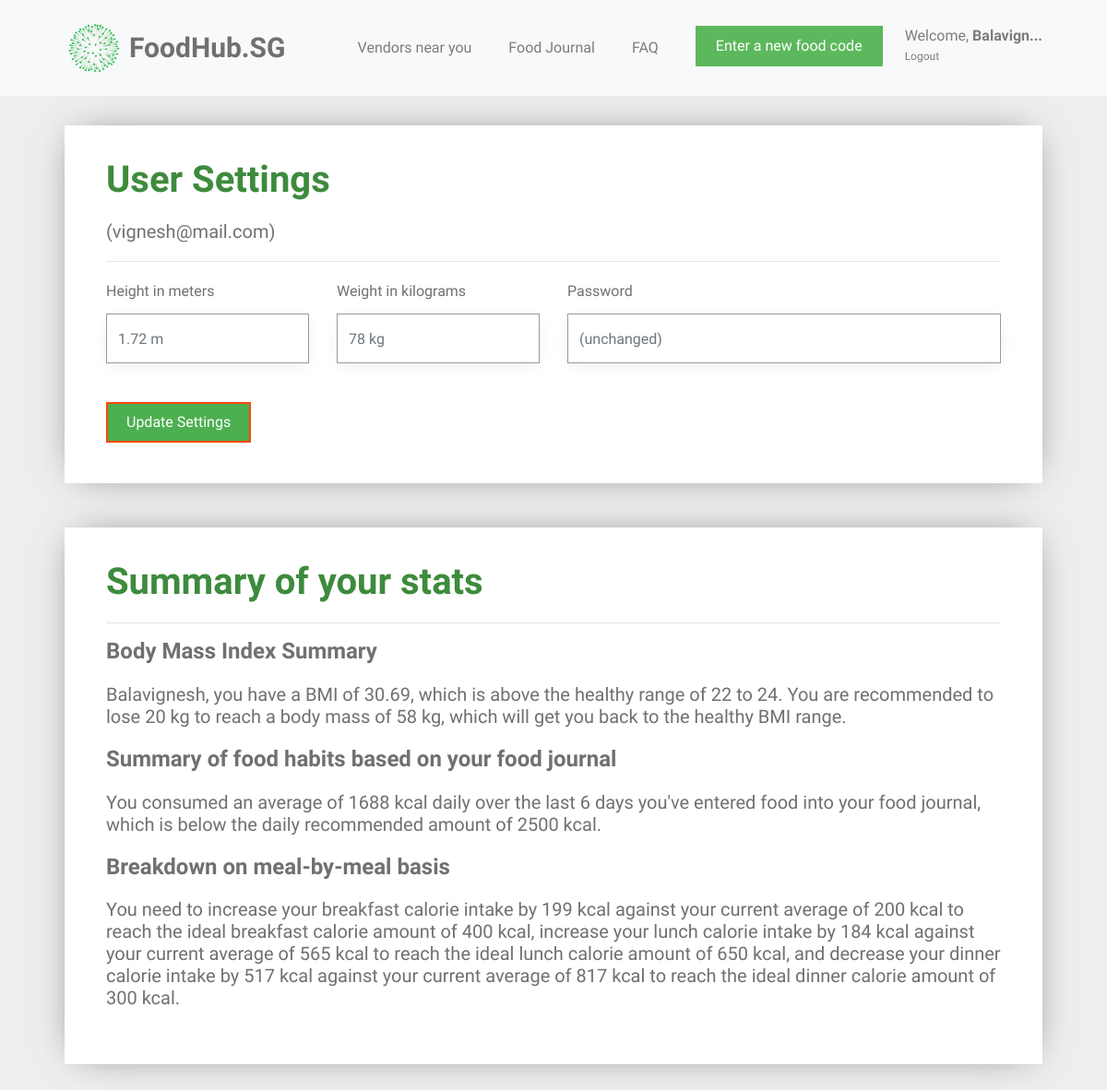
Page /user_settings (signed in) on the earlier database version.
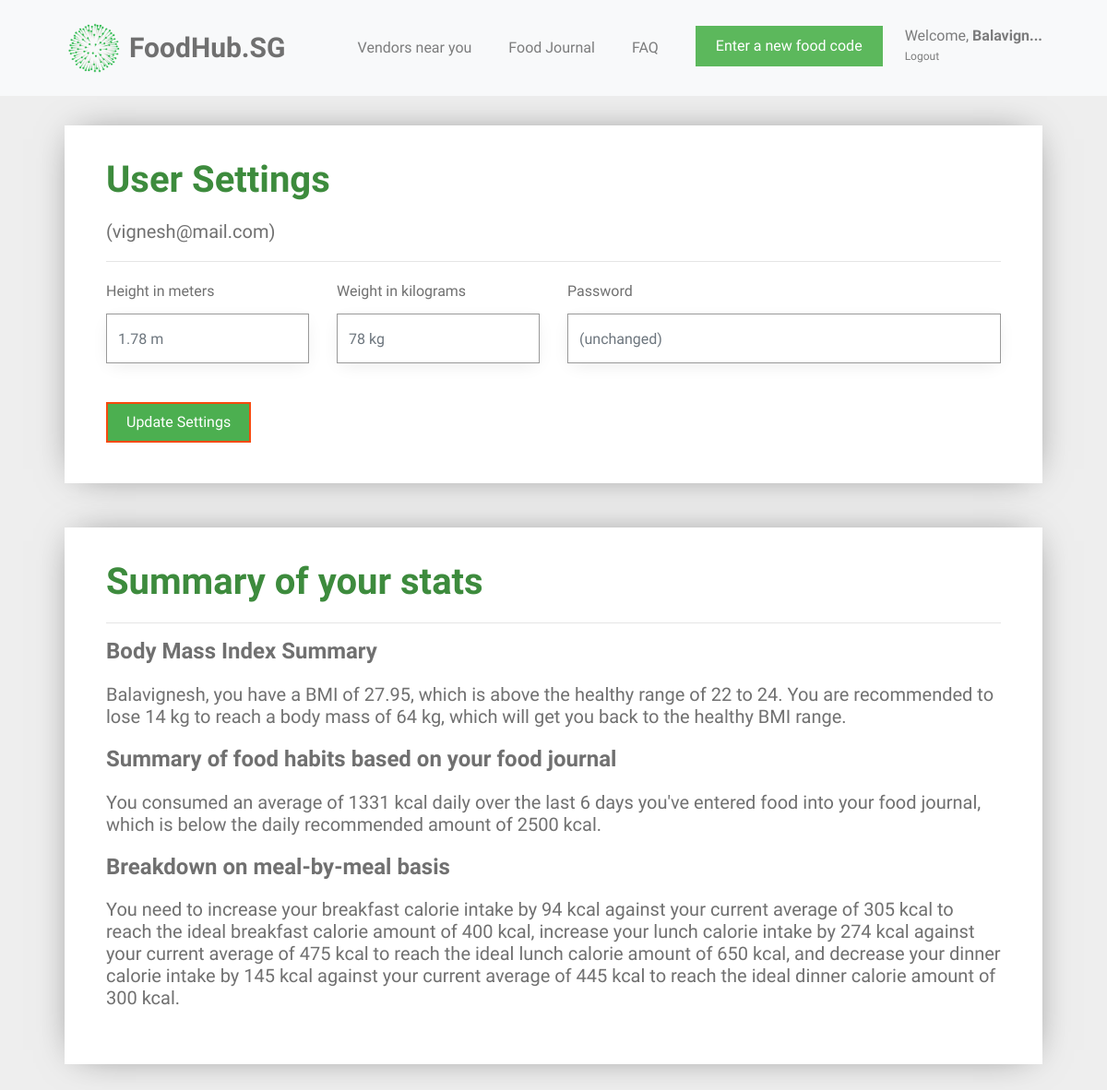
Same page on the later database version.
### tables this page shows
CREATE TABLE user (
  id INTEGER PRIMARY KEY AUTOINCREMENT,
  name TEXT NOT NULL,
  email VARCHAR(512) UNIQUE NOT NULL,
  password TEXT NOT NULL,
  height INTEGER NOT NULL,
  weight INTEGER NOT NULL
);

### foodhubsg/user.py (the view, shortened to what this page needs)
@bp.route('/user_settings', methods=('GET', 'POST'))
@login_required
def user_settings():
    db = get_db()
    food_items = db.execute(
        'SELECT f.id, creator_id, food_name, created, calories, food_code, email'
        ' FROM food_entry f JOIN user u ON f.creator_id = u.id'
        ' WHERE f.creator_id = ? AND DATE(f.created) IN'
        ' (SELECT DISTINCT DATE(created) FROM food_entry ORDER BY datetime(created) DESC LIMIT 6)',
        (g.user['id'],),
    ).fetchall()
    users = db.execute(
        'SELECT id, name, email, password, height, weight'
        ' FROM user'
        ' WHERE id = ?',
        (g.user['id'],),
    ).fetchall()
    for user in users:
        id = user['id']
        name = user['name']
        weight = user['weight']
        height = user['height']
        email = user['email']
        password = user['password']
    bmi = weight / height ** height
    bmi = round(bmi, 2)
    all_dates = []
    food_dates = []
    calories_list = []
    breakfast_list = []
    lunch_list = []
    dinner_list = []
    snack_list = []
    user_average_calories = None
    number_of_days = None
    average_breakfast_calories = None
    average_lunch_calories = None
    average_dinner_calories = None
    average_snack_calories = None
    calories_statement = None
    breakfast_message = None
    lunch_message = None
    dinner_message = None
    snack_message = None
    ideal_weight = weight
    password_placeholder = "(unchanged)"
    if food_items == []:
        food_exists = 0
    else:
        food_exists = 1
    for food in food_items:
        food_date = food['created'].strftime('%d-%m-%y')
        all_dates.append(food_date)
    all_dates = remove_duplicates(all_dates)
    for date in all_dates:
        current_date_food = []
        current_date_calories = []
        for food in food_items:
            if date == food['created'].strftime('%d-%m-%y'):
                current_date_food.append(food)
                current_date_calories.append(food['calories'])
            else:
                continue
        food_dates.append(current_date_food)
        current_date_calories = sum(current_date_calories)
        calories_list.append(current_date_calories)
        number_of_days = len(calories_list)
        user_average_calories = int(sum(calories_list) / number_of_days)
    for food in food_items:
        if 5 <= int(food['created'].strftime('%H')) <= 10:
            breakfast_list.append(food['calories'])
            average_breakfast_calories = sum(breakfast_list) / number_of_days
        elif 11 <= int(food['created'].strftime('%H')) <= 14:
            lunch_list.append(food['calories'])
            average_lunch_calories = sum(lunch_list) / number_of_days
        elif 17 <= int(food['created'].strftime('%H')) <= 22:
            dinner_list.append(food['calories'])
            average_dinner_calories = sum(dinner_list) / number_of_days
        else:
            snack_list.append(food['calories'])
            average_snack_calories = sum(snack_list) / number_of_days
    if bmi < 22:
        while ideal_weight / height ** height < 23:
            ideal_weight = ideal_weight + 1
        lose_weight = ideal_weight - weight
        bmi_statement = "{0}, you have a BMI of {1}, which is below the healthy range of 22 to 24. You are recommended " \
                        "to gain {2} kg to reach a body mass of {3} kg, which will get you back to the healthy BMI range." \
                        .format(name, bmi, lose_weight, ideal_weight)
    elif 22 < bmi < 24:
        bmi_statement = "{0}, you have a BMI of {1}, which is exactly within the healthy BMI range. " \
                        "Keep it up!".format(name, bmi)
    elif bmi > 24:
        while ideal_weight / height ** height > 23:
            ideal_weight = ideal_weight - 1
        lose_weight = weight - ideal_weight
        bmi_statement = "{0}, you have a BMI of {1}, which is above the healthy range of 22 to 24. You are recommended " \
                        "to lose {2} kg to reach a body mass of {3} kg, which will get you back to the healthy BMI range." \
                        .format(name, bmi, lose_weight, ideal_weight)
    if user_average_calories:
        if user_average_calories < 2000:
            calories_statement = "You consumed an average of {0} kcal daily over the last {1} days you've entered food " \
                                 "into your food journal, which is below the daily recommended amount of 2500 kcal."\
                                .format(user_average_calories, number_of_days)
        elif 2000 < user_average_calories < 3000:
            calories_statement = "You consumed an average of {} kcal daily over the  {} days you've entered food, " \
                                 "into your food journal,which is within the daily recommended amount, so keep following your current diet." \
                                .format(user_average_calories, number_of_days)
        elif 2000 < user_average_calories < 3000:
            calories_statement = "You consumed an average of {} kcal daily over the last {} days you've entered food, " \
                                 "which is above the daily recommended amount of 2500 kcal." \
                                .format(user_average_calories, number_of_days)
    if average_breakfast_calories:
        if average_breakfast_calories < 350:
            increase_breakfast = int(400 - average_breakfast_calories)
            breakfast_message = "increase your breakfast calorie intake by {} kcal against your current average of {} kcal " \
                                "to reach the ideal breakfast calorie amount of 400 kcal"\
                                .format(increase_breakfast, int(average_breakfast_calories))
        elif average_breakfast_calories > 500:
            decrease_breakfast = int(average_breakfast_calories - 400)
            breakfast_message = "decrease your breakfast calorie intake by {} kcal against your current average of {} kcal " \
                                "to reach the ideal breakfast calorie amount of 400 kcal"\
                                .format(decrease_breakfast, int(average_breakfast_calories))
    if average_lunch_calories:
        if average_lunch_calories < 650:
            increase_lunch = int(750 - average_lunch_calories)
            lunch_message = "increase your lunch calorie intake by {} kcal against your current average of {} kcal " \
                            "to reach the ideal lunch calorie amount of 650 kcal"\
                            .format(increase_lunch, int(average_lunch_calories))
        elif average_lunch_calories > 850:
            decrease_lunch =  int(average_lunch_calories - 750)
            lunch_message = "decrease your lunch calorie intake by {} kcal against your current average of {} kcal " \
                            "to reach the ideal lunch calorie amount of 650 kcal"\
                            .format(decrease_lunch, int(average_lunch_calories))
    if average_dinner_calories:
        if average_dinner_calories < 275:
            increase_dinner = int(300 - average_dinner_calories)
            dinner_message = "increase your dinner calorie intake by {} kcal against your current average of {} kcal " \
                            "to reach the ideal dinner calorie amount of 300 kcal"\
                            .format(increase_dinner, int(average_dinner_calories))
        elif average_dinner_calories > 350:
            decrease_dinner =  int(average_dinner_calories - 300)
            dinner_message = "decrease your dinner calorie intake by {} kcal against your current average of {} kcal " \
                            "to reach the ideal dinner calorie amount of 300 kcal"\
                            .format(decrease_dinner, int(average_dinner_calories))
    if average_snack_calories:
        if average_snack_calories > 300:
            snack_message = "decrease your out-of-schedule snack intake"
    messages = [breakfast_message, lunch_message, dinner_message, snack_message]
    messages = list(filter(None.__ne__, messages))
    meal_message = "You need to "
    num_messages = len(messages)
    if messages != []:
        for i in range(num_messages):
            if i != num_messages - 2 and i != num_messages - 1:
                meal_message += messages[i] + ", "
            elif i == num_messages - 2:
                meal_message += messages[i] + ", and "
            elif i == num_messages - 1:
                meal_message += messages[i] + "."
    else:
        meal_message += "maintain your current diet because you're consuming the correct amount of calories per meal."
    return render_template('user/user_settings.html',
                           name=name, weight=weight, height=height, email=email, password=password, bmi_statement=bmi_statement,
                           calories_statement=calories_statement, number_of_days=number_of_days,
                           food_exists=food_exists, password_placeholder=password_placeholder, meal_message=meal_message)

### foodhubsg/templates/user/user_settings.html (shortened to what this page needs)
{% extends 'base.html' %}
{% block content %}
<div id="colorlib-container">
    <div class="container">
        <div class="box1">
        <div class="row row-pb-md">
            <div class="col-md-12">
                <header>
                    <h1 class="font_color"><b>User Settings</b></h1>
                    <h5>({{ email }})</h5>
                    <hr>
                </header>
                <form method="post">
                    <div class="row form-group">
                        <div class="col-md-3">
                            <label>Height in meters</label>
                            <input name="height" id="height" type="number" step="0.01" class="form-control delprefix" value="{{ request.form['height'] }}" placeholder="{{ g.user['height'] }} m">
                        </div>
                        <div class="col-md-3">
                            <label>Weight in kilograms</label>
                            <input name="weight" id="weight" type="number" step="0.01" class="form-control delprefix" value="{{ request.form['weight'] }}" placeholder="{{ g.user['weight'] }} kg">
                        </div>
                        <div class="col-md-6 new-password">
                            <label>Password</label>
                            <input name="password" id="password" type="password" class="form-control delprefix" placeholder="{{ password_placeholder }}">
                        </div>
                    </div>
                    <br>
                    <input type="submit" value="Update Settings" class="btn btn-primary" style="background-color: #4CAF50;">
                </form>
            </div>
        </div>
        </div>
        <div class="box1">
        <div class="row row-pb-md">
            <div class="col-md-12">
                <header id="summary-header">
                    <h1 class="font_color"><b>Summary of your stats</b></h1>
                    <hr>
                </header>
                <h4><b>Body Mass Index Summary</b></h4>
                <h5>{{ bmi_statement }}</h5>
                <h4><b>Summary of food habits based on your food journal</b></h4>
                {% if food_exists == 0 %}
                    <h5>You have not added any food to the journal yet, so there isn't a summary available yet!</h5>
                {% else %}
                    <h5>{{ calories_statement }}</h5>
                <h4><b>Breakdown on meal-by-meal basis</b></h4>
                    <h5>{{ meal_message }}</h5>
                {% endif %}
            </div>
        </div>
        </div>
    </div>
</div>
{% endblock %}

### foodhubsg/templates/base.html (shortened to what this page needs)
<!doctype html>
<link rel="stylesheet" href="https://cdnjs.cloudflare.com/ajax/libs/font-awesome/4.7.0/css/font-awesome.min.css">
<link rel="stylesheet" href="https://stackpath.bootstrapcdn.com/bootstrap/4.1.3/css/bootstrap.min.css">
<link rel="stylesheet" href="../static/css/animate.css">
<link rel="stylesheet" href="../static/css/icomoon.css">
<link rel="stylesheet" href="../static/css/magnific-popup.css">
<link rel="stylesheet" href="../static/css/flexslider.css">
<link rel="stylesheet" href="../static/css/owl.carousel.min.css">
<link rel="stylesheet" href="../static/css/owl.theme.default.min.css">
<link rel="stylesheet" href="../static/css/style.css">
    {% block navbar %}
        <nav class="navbar navbar-light bg-light">
            <div class="container">
                <a class="navbar-brand" href="{{ url_for('index') }}">
                    <img src="../static/images/healthhub-logo.png" width="65px" height="60px" class="d-inline-block align-top" alt="FoodHub.SG Logo">
                    <span id="webname">FoodHub.SG</span>
                </a>
                {% if g.user %}
                    <ul class="navbar-nav ml-auto">
                        <li class="nav-item">
                            <a class="nav-link" href="{{ url_for('vendors.vendors') }}">Vendors near you</a>
                        </li>
                        <li class="nav-item">
                            <a class="nav-link" href="{{ url_for('food.food_journal') }}">Food Journal</a>
                        </li>
                        <li class="nav-item">
                            <a class="nav-link" href="{{ url_for('user.faq') }}">FAQ</a>
                        </li>
                        <li class="nav-item">
                            <a href="{{ url_for('food.food_journal') }}"><button type="button" class="btn btn-success">Enter a new food code</button></a>
                        </li>
                        <li class="nav-item settings nav-link">
                            <a class="nav-link" id="settings-link" href="{{ url_for('user.user_settings')}}">
                                Welcome, <span id="nav-name">{{ g.user['name'] }}!</span>
                            </a>
                            <a class="nav-link" id="logout-link" href="{{ url_for('auth.logout') }}">
                                Logout
                            </a>
                        </li>
                    </ul>
                {% endif %}
                {% endblock %}
            </div>
        </nav>
<section class="content">
    {% block content %}{% endblock %}
</section>

Differences in the rows shown:
changed user "vignesh@mail.com": height "1.72 m" → "1.78 m"
Other differences:
{{ bmi_statement }}: "…have a BMI of 30.69, which is above the healthy range of 22 to 24. You are recommended to lose 20 kg to reach a body mass of 58 kg, which will get…" → "…have a BMI of 27.95, which is above the healthy range of 22 to 24. You are recommended to lose 14 kg to reach a body mass of 64 kg, which will get…"
{{ calories_statement }}: "…consumed an average of 1688 kcal daily over the…" → "…consumed an average of 1331 kcal daily over the…"
{{ meal_message }}: "…breakfast calorie intake by 199 kcal against your current average of 200 kcal to reach the ideal breakfast calorie amount of 400 kcal, increase your lunch calorie intake by 184 kcal against your current average of 565 kcal to reach the ideal lunch calorie amount of 650 kcal, and decrease your dinner calorie intake by 517 kcal against your current average of 817 kcal to reach the…" → "…breakfast calorie intake by 94 kcal against your current average of 305 kcal to reach the ideal breakfast calorie amount of 400 kcal, increase your lunch calorie intake by 274 kcal against your current average of 475 kcal to reach the ideal lunch calorie amount of 650 kcal, and decrease your dinner calorie intake by 145 kcal against your current average of 445 kcal to reach the…"
